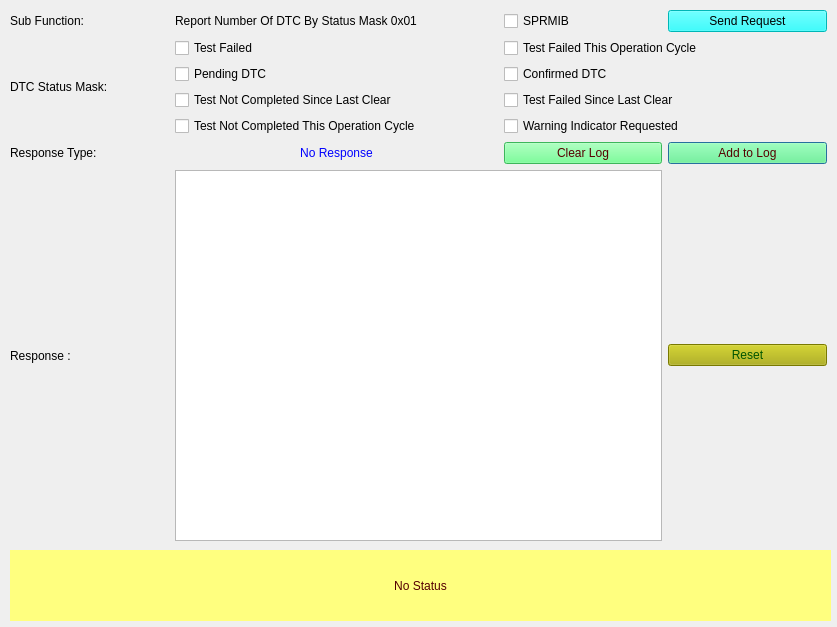
<?xml version="1.0" encoding="UTF-8"?>
<ui version="4.0">
 <class>Form_SID_19_01</class>
 <widget class="QDialog" name="Form_SID_19_01">
  <property name="geometry">
   <rect>
    <x>0</x>
    <y>0</y>
    <width>837</width>
    <height>627</height>
   </rect>
  </property>
  <property name="windowTitle">
   <string>Report Number Of DTC By Status Mask 0x01</string>
  </property>
  <widget class="QWidget" name="layoutWidget">
   <property name="geometry">
    <rect>
     <x>10</x>
     <y>10</y>
     <width>817</width>
     <height>531</height>
    </rect>
   </property>
   <layout class="QGridLayout" name="gridLayout_2">
    <property name="sizeConstraint">
     <enum>QLayout::SetNoConstraint</enum>
    </property>
    <item row="8" column="1" colspan="3">
     <widget class="QTextBrowser" name="textBrowser_Resp"/>
    </item>
    <item row="5" column="4">
     <widget class="QPushButton" name="pushButton_appendLog">
      <property name="styleSheet">
       <string notr="true">background-color: rgb(85, 255, 127);
color: rgb(85, 0, 0);</string>
      </property>
      <property name="text">
       <string>Add to Log</string>
      </property>
     </widget>
    </item>
    <item row="5" column="3">
     <widget class="QPushButton" name="pushButton_clearLog">
      <property name="styleSheet">
       <string notr="true">background-color: rgb(85, 255, 127);
color: rgb(85, 0, 0);</string>
      </property>
      <property name="text">
       <string>Clear Log</string>
      </property>
     </widget>
    </item>
    <item row="8" column="0">
     <widget class="QLabel" name="label_4">
      <property name="text">
       <string>Response : </string>
      </property>
     </widget>
    </item>
    <item row="8" column="4">
     <widget class="QPushButton" name="pushButton_reset">
      <property name="styleSheet">
       <string notr="true">background-color: rgb(170, 170, 0);
font: 75 8pt &quot;MS Shell Dlg 2&quot;;
color: rgb(0, 85, 0);</string>
      </property>
      <property name="text">
       <string>Reset</string>
      </property>
     </widget>
    </item>
    <item row="5" column="0">
     <widget class="QLabel" name="label_5">
      <property name="text">
       <string>Response Type: </string>
      </property>
     </widget>
    </item>
    <item row="0" column="0">
     <widget class="QLabel" name="label_subFunction">
      <property name="text">
       <string>Sub Function:</string>
      </property>
     </widget>
    </item>
    <item row="1" column="1" colspan="4">
     <layout class="QHBoxLayout" name="horizontalLayout">
      <item>
       <widget class="QCheckBox" name="checkBox_statusMask_bit0">
        <property name="toolTip">
         <string>&lt;html&gt;&lt;head/&gt;&lt;body&gt;&lt;p&gt;&lt;span style=&quot; font-family:'ui-sans-serif','-apple-system','system-ui','Segoe UI','Helvetica','Apple Color Emoji','Arial','sans-serif','Segoe UI Emoji','Segoe UI Symbol'; font-size:16px; color:#0d0d0d; background-color:#ffffff;&quot;&gt;Selecting this indicates the &lt;/span&gt;&lt;span style=&quot; font-family:'ui-sans-serif','-apple-system','system-ui','Segoe UI','Helvetica','Apple Color Emoji','Arial','sans-serif','Segoe UI Emoji','Segoe UI Symbol'; font-size:16px; font-weight:600; color:#0d0d0d; background-color:#ffffff;&quot;&gt;DTC test &lt;/span&gt;&lt;span style=&quot; font-family:'ui-sans-serif','-apple-system','system-ui','Segoe UI','Helvetica','Apple Color Emoji','Arial','sans-serif','Segoe UI Emoji','Segoe UI Symbol'; font-size:16px; color:#0d0d0d; background-color:#ffffff;&quot;&gt;has &lt;/span&gt;&lt;span style=&quot; font-family:'ui-sans-serif','-apple-system','system-ui','Segoe UI','Helvetica','Apple Color Emoji','Arial','sans-serif','Segoe UI Emoji','Segoe UI Symbol'; font-size:16px; font-weight:600; color:#0d0d0d; background-color:#ffffff;&quot;&gt;matured as a failure&lt;/span&gt;&lt;span style=&quot; font-family:'ui-sans-serif','-apple-system','system-ui','Segoe UI','Helvetica','Apple Color Emoji','Arial','sans-serif','Segoe UI Emoji','Segoe UI Symbol'; font-size:16px; color:#0d0d0d; background-color:#ffffff;&quot;&gt;, confirming the fault as present.&lt;/span&gt;&lt;/p&gt;&lt;/body&gt;&lt;/html&gt;</string>
        </property>
        <property name="text">
         <string>Test Failed</string>
        </property>
       </widget>
      </item>
      <item>
       <widget class="QCheckBox" name="checkBox_statusMask_bit1">
        <property name="toolTip">
         <string>&lt;html&gt;&lt;head/&gt;&lt;body&gt;&lt;p&gt;&lt;span style=&quot; font-family:'ui-sans-serif','-apple-system','system-ui','Segoe UI','Helvetica','Apple Color Emoji','Arial','sans-serif','Segoe UI Emoji','Segoe UI Symbol'; font-size:16px; color:#0d0d0d; background-color:#ffffff;&quot;&gt;Selecting this indicates the &lt;/span&gt;&lt;span style=&quot; font-family:'ui-sans-serif','-apple-system','system-ui','Segoe UI','Helvetica','Apple Color Emoji','Arial','sans-serif','Segoe UI Emoji','Segoe UI Symbol'; font-size:16px; font-weight:600; font-style:italic; color:#0d0d0d; background-color:#ffffff;&quot;&gt;DTC test failed  &lt;/span&gt;&lt;span style=&quot; font-family:'ui-sans-serif','-apple-system','system-ui','Segoe UI','Helvetica','Apple Color Emoji','Arial','sans-serif','Segoe UI Emoji','Segoe UI Symbol'; font-size:16px; color:#0d0d0d; background-color:#ffffff;&quot;&gt;during the &lt;/span&gt;&lt;span style=&quot; font-family:'ui-sans-serif','-apple-system','system-ui','Segoe UI','Helvetica','Apple Color Emoji','Arial','sans-serif','Segoe UI Emoji','Segoe UI Symbol'; font-size:16px; font-weight:600; color:#0d0d0d; background-color:#ffffff;&quot;&gt;current operation cycle&lt;/span&gt;&lt;span style=&quot; font-family:'ui-sans-serif','-apple-system','system-ui','Segoe UI','Helvetica','Apple Color Emoji','Arial','sans-serif','Segoe UI Emoji','Segoe UI Symbol'; font-size:16px; color:#0d0d0d; background-color:#ffffff;&quot;&gt;.&lt;/span&gt;&lt;/p&gt;&lt;/body&gt;&lt;/html&gt;</string>
        </property>
        <property name="text">
         <string>Test Failed This Operation Cycle</string>
        </property>
       </widget>
      </item>
     </layout>
    </item>
    <item row="2" column="1" colspan="4">
     <layout class="QHBoxLayout" name="horizontalLayout_3">
      <item>
       <widget class="QCheckBox" name="checkBox_statusMask_bit2">
        <property name="toolTip">
         <string>&lt;html&gt;&lt;head/&gt;&lt;body&gt;&lt;p&gt;&lt;span style=&quot; font-family:'ui-sans-serif','-apple-system','system-ui','Segoe UI','Helvetica','Apple Color Emoji','Arial','sans-serif','Segoe UI Emoji','Segoe UI Symbol'; font-size:16px; color:#0d0d0d; background-color:#ffffff;&quot;&gt;Selecting this indicates the DTC has failed in the current or previous operation cycle and is &lt;/span&gt;&lt;span style=&quot; font-family:'ui-sans-serif','-apple-system','system-ui','Segoe UI','Helvetica','Apple Color Emoji','Arial','sans-serif','Segoe UI Emoji','Segoe UI Symbol'; font-size:16px; font-weight:600; font-style:italic; color:#0d0d0d; background-color:#ffffff;&quot;&gt;pending  .&lt;/span&gt;&lt;/p&gt;&lt;/body&gt;&lt;/html&gt;</string>
        </property>
        <property name="text">
         <string>Pending DTC</string>
        </property>
       </widget>
      </item>
      <item>
       <widget class="QCheckBox" name="checkBox_statusMask_bit3">
        <property name="toolTip">
         <string>&lt;html&gt;&lt;head/&gt;&lt;body&gt;&lt;p align=&quot;justify&quot;&gt;&lt;span style=&quot; font-family:'ui-sans-serif','-apple-system','system-ui','Segoe UI','Helvetica','Apple Color Emoji','Arial','sans-serif','Segoe UI Emoji','Segoe UI Symbol'; font-size:16px; color:#0d0d0d; background-color:#ffffff;&quot;&gt;Selecting this indicates that the fault has been continuously active for a specific monitoring routine and is matured enough in the current operation cycle so that it can be said confirmed. &lt;/span&gt;&lt;/p&gt;&lt;/body&gt;&lt;/html&gt;</string>
        </property>
        <property name="text">
         <string>Confirmed DTC</string>
        </property>
       </widget>
      </item>
     </layout>
    </item>
    <item row="3" column="1" colspan="4">
     <layout class="QHBoxLayout" name="horizontalLayout_4">
      <item>
       <widget class="QCheckBox" name="checkBox_statusMask_bit4">
        <property name="toolTip">
         <string>&lt;html&gt;&lt;head/&gt;&lt;body&gt;&lt;p&gt;&lt;span style=&quot; font-family:'ui-sans-serif','-apple-system','system-ui','Segoe UI','Helvetica','Apple Color Emoji','Arial','sans-serif','Segoe UI Emoji','Segoe UI Symbol'; font-size:16px; color:#0d0d0d; background-color:#ffffff;&quot;&gt;Selecting this indicates the DTC test has&lt;/span&gt;&lt;span style=&quot; font-family:'ui-sans-serif','-apple-system','system-ui','Segoe UI','Helvetica','Apple Color Emoji','Arial','sans-serif','Segoe UI Emoji','Segoe UI Symbol'; font-size:16px; font-style:italic; color:#0d0d0d; background-color:#ffffff;&quot;/&gt;&lt;span style=&quot; font-family:'ui-sans-serif','-apple-system','system-ui','Segoe UI','Helvetica','Apple Color Emoji','Arial','sans-serif','Segoe UI Emoji','Segoe UI Symbol'; font-size:16px; font-weight:600; font-style:italic; color:#0d0d0d; background-color:#ffffff;&quot;&gt;not completed &lt;/span&gt;&lt;span style=&quot; font-family:'ui-sans-serif','-apple-system','system-ui','Segoe UI','Helvetica','Apple Color Emoji','Arial','sans-serif','Segoe UI Emoji','Segoe UI Symbol'; font-size:16px; font-style:italic; color:#0d0d0d; background-color:#ffffff;&quot;&gt;since the last DTC code clear&lt;/span&gt;&lt;span style=&quot; font-family:'ui-sans-serif','-apple-system','system-ui','Segoe UI','Helvetica','Apple Color Emoji','Arial','sans-serif','Segoe UI Emoji','Segoe UI Symbol'; font-size:16px; color:#0d0d0d; background-color:#ffffff;&quot;&gt;.&lt;/span&gt;&lt;/p&gt;&lt;/body&gt;&lt;/html&gt;</string>
        </property>
        <property name="text">
         <string>Test Not Completed Since Last Clear</string>
        </property>
       </widget>
      </item>
      <item>
       <widget class="QCheckBox" name="checkBox_statusMask_bit5">
        <property name="toolTip">
         <string>&lt;html&gt;&lt;head/&gt;&lt;body&gt;&lt;p&gt;&lt;span style=&quot; font-family:'ui-sans-serif','-apple-system','system-ui','Segoe UI','Helvetica','Apple Color Emoji','Arial','sans-serif','Segoe UI Emoji','Segoe UI Symbol'; font-size:16px; color:#0d0d0d; background-color:#ffffff;&quot;&gt;Selecting this indicates the DTC test&lt;/span&gt;&lt;span style=&quot; font-family:'ui-sans-serif','-apple-system','system-ui','Segoe UI','Helvetica','Apple Color Emoji','Arial','sans-serif','Segoe UI Emoji','Segoe UI Symbol'; font-size:16px; font-style:italic; color:#0d0d0d; background-color:#ffffff;&quot;&gt; has &lt;/span&gt;&lt;span style=&quot; font-family:'ui-sans-serif','-apple-system','system-ui','Segoe UI','Helvetica','Apple Color Emoji','Arial','sans-serif','Segoe UI Emoji','Segoe UI Symbol'; font-size:16px; font-weight:600; font-style:italic; color:#0d0d0d; background-color:#ffffff;&quot;&gt;failed &lt;/span&gt;&lt;span style=&quot; font-family:'ui-sans-serif','-apple-system','system-ui','Segoe UI','Helvetica','Apple Color Emoji','Arial','sans-serif','Segoe UI Emoji','Segoe UI Symbol'; font-size:16px; font-style:italic; color:#0d0d0d; background-color:#ffffff;&quot;&gt;at least once since the last code clear.&lt;/span&gt;&lt;/p&gt;&lt;/body&gt;&lt;/html&gt;</string>
        </property>
        <property name="text">
         <string>Test Failed Since Last Clear</string>
        </property>
       </widget>
      </item>
     </layout>
    </item>
    <item row="4" column="1" colspan="4">
     <layout class="QHBoxLayout" name="horizontalLayout_5">
      <item>
       <widget class="QCheckBox" name="checkBox_statusMask_bit6">
        <property name="toolTip">
         <string>&lt;html&gt;&lt;head/&gt;&lt;body&gt;&lt;p&gt;&lt;span style=&quot; font-family:'ui-sans-serif','-apple-system','system-ui','Segoe UI','Helvetica','Apple Color Emoji','Arial','sans-serif','Segoe UI Emoji','Segoe UI Symbol'; font-size:16px; color:#0d0d0d; background-color:#ffffff;&quot;&gt;Selecting this indicates the DTC test has &lt;/span&gt;&lt;span style=&quot; font-family:'ui-sans-serif','-apple-system','system-ui','Segoe UI','Helvetica','Apple Color Emoji','Arial','sans-serif','Segoe UI Emoji','Segoe UI Symbol'; font-size:16px; font-weight:600; font-style:italic; color:#0d0d0d; background-color:#ffffff;&quot;&gt;not completed &lt;/span&gt;&lt;span style=&quot; font-family:'ui-sans-serif','-apple-system','system-ui','Segoe UI','Helvetica','Apple Color Emoji','Arial','sans-serif','Segoe UI Emoji','Segoe UI Symbol'; font-size:16px; font-style:italic; color:#0d0d0d; background-color:#ffffff;&quot;&gt;during this  current operation cycle.&lt;/span&gt;&lt;/p&gt;&lt;/body&gt;&lt;/html&gt;</string>
        </property>
        <property name="text">
         <string>Test Not Completed This Operation Cycle</string>
        </property>
       </widget>
      </item>
      <item>
       <widget class="QCheckBox" name="checkBox_statusMask_bit7">
        <property name="toolTip">
         <string>&lt;html&gt;&lt;head/&gt;&lt;body&gt;&lt;p&gt;&lt;span style=&quot; font-family:'ui-sans-serif','-apple-system','system-ui','Segoe UI','Helvetica','Apple Color Emoji','Arial','sans-serif','Segoe UI Emoji','Segoe UI Symbol'; font-size:16px; color:#0d0d0d; background-color:#ffffff;&quot;&gt;Selecting this indicates that the server is requesting the &lt;/span&gt;&lt;span style=&quot; font-family:'ui-sans-serif','-apple-system','system-ui','Segoe UI','Helvetica','Apple Color Emoji','Arial','sans-serif','Segoe UI Emoji','Segoe UI Symbol'; font-size:16px; font-weight:600; font-style:italic; color:#0d0d0d; background-color:#ffffff;&quot;&gt;warning indicator &lt;/span&gt;&lt;span style=&quot; font-family:'ui-sans-serif','-apple-system','system-ui','Segoe UI','Helvetica','Apple Color Emoji','Arial','sans-serif','Segoe UI Emoji','Segoe UI Symbol'; font-size:16px; font-style:italic; color:#0d0d0d; background-color:#ffffff;&quot;&gt; to be active.&lt;/span&gt;&lt;/p&gt;&lt;/body&gt;&lt;/html&gt;</string>
        </property>
        <property name="text">
         <string>Warning Indicator Requested</string>
        </property>
       </widget>
      </item>
     </layout>
    </item>
    <item row="5" column="1" colspan="2">
     <widget class="QLabel" name="label_ResType">
      <property name="autoFillBackground">
       <bool>false</bool>
      </property>
      <property name="styleSheet">
       <string notr="true">color: rgb(0, 0, 255);</string>
      </property>
      <property name="text">
       <string>No Response</string>
      </property>
      <property name="alignment">
       <set>Qt::AlignCenter</set>
      </property>
     </widget>
    </item>
    <item row="0" column="4">
     <widget class="QPushButton" name="pushButton_Send19_01Req">
      <property name="toolTip">
       <string>&lt;html&gt;&lt;head/&gt;&lt;body&gt;&lt;p&gt;Sends the 19 service subfunction 01 request to ECU&lt;/p&gt;&lt;/body&gt;&lt;/html&gt;</string>
      </property>
      <property name="styleSheet">
       <string notr="true">background-color: rgb(0, 255, 255);
border-color: rgb(0, 0, 0);
color: rgb(0, 0, 0);</string>
      </property>
      <property name="text">
       <string>Send Request</string>
      </property>
     </widget>
    </item>
    <item row="0" column="3">
     <widget class="QCheckBox" name="checkBox_suppressposmsg">
      <property name="toolTip">
       <string>If selected then Suppress Positive Response Message Indication bit will be set in Subfunction</string>
      </property>
      <property name="text">
       <string>SPRMIB</string>
      </property>
     </widget>
    </item>
    <item row="0" column="1" colspan="2">
     <widget class="QLabel" name="subFunction_Name">
      <property name="text">
       <string>Report Number Of DTC By Status Mask 0x01 </string>
      </property>
     </widget>
    </item>
    <item row="1" column="0" rowspan="4">
     <widget class="QLabel" name="DTCStatusMask_label">
      <property name="text">
       <string>DTC Status Mask:</string>
      </property>
     </widget>
    </item>
   </layout>
  </widget>
  <widget class="QLabel" name="label_status">
   <property name="geometry">
    <rect>
     <x>10</x>
     <y>550</y>
     <width>821</width>
     <height>71</height>
    </rect>
   </property>
   <property name="styleSheet">
    <string notr="true">background-color: rgb(255, 255, 127);
color: rgb(85, 0, 0);
border-color: rgb(0, 0, 255);</string>
   </property>
   <property name="text">
    <string>No Status</string>
   </property>
   <property name="alignment">
    <set>Qt::AlignCenter</set>
   </property>
   <property name="wordWrap">
    <bool>true</bool>
   </property>
  </widget>
 </widget>
 <resources/>
 <connections/>
</ui>
